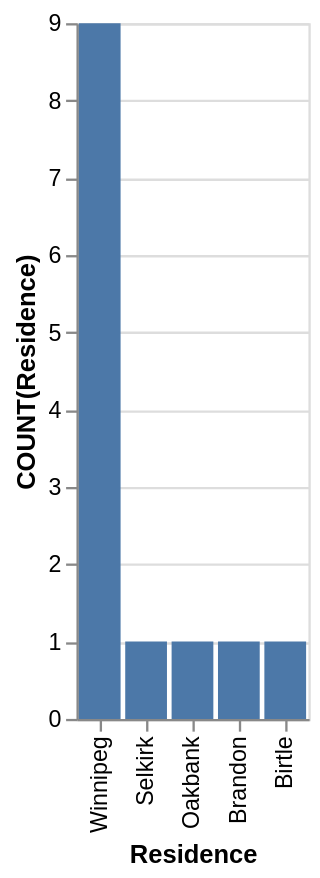

This figure's Vega-Lite source:
### Vega-Lite specification from a JSON file in a GitHub repository (floating-point values rounded to 4 significant figures)
{"data": {"values": [{"x_data": "Winnipeg", "y_data": 9}, {"x_data": "Selkirk", "y_data": 1}, {"x_data": "Oakbank", "y_data": 1}, {"x_data": "Brandon", "y_data": 1}, {"x_data": "Birtle", "y_data": 1}]}, "mark": "bar", "encoding": {"x": {"field": "x_data", "type": "nominal", "title": "Residence", "sort": "descending"}, "y": {"field": "y_data", "type": "quantitative", "title": "COUNT(Residence)"}}}
